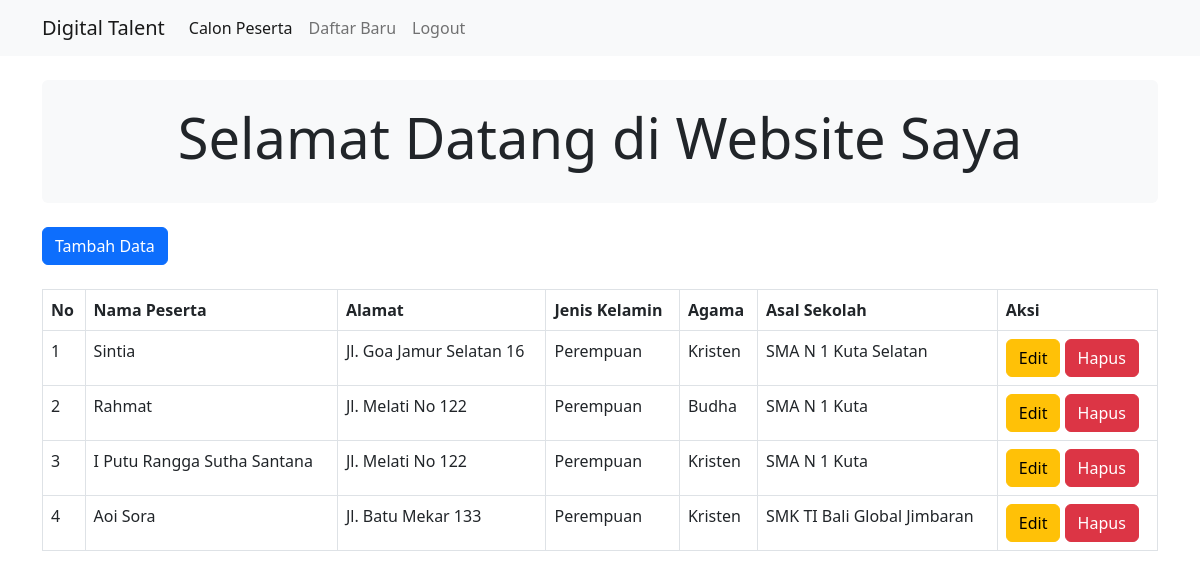
Screenshot of /index.php?page=peserta (signed in) with the database file from the repository.
### tables this page shows
CREATE TABLE `peserta` (
  `id` int(11) NOT NULL,
  `nama` varchar(255) NOT NULL,
  `alamat` varchar(255) NOT NULL,
  `jenkel` enum('Laki Laki','Perempuan') NOT NULL,
  `agama` enum('Hindu','Islam','Kristen','Budha') NOT NULL,
  `sekolah` varchar(255) NOT NULL
);

### halaman/peserta.php (the view, shortened to what this page needs)
<?php
   switch ($_GET["aksi"]) {
      default:
   ?>
<div class="container">
   <div class="mt-4 p-4 mb-4 bg-light rounded">
      <h1 class="display-4" style="text-align: center;">Selamat Datang di Website Saya</h1>
   </div>
   <div class="mb-4">
      <a href="index.php?page=peserta&aksi=tambah" class="btn btn-primary">Tambah Data</a>
   </div>
   <table class="table table-bordered">
      <thead>
         <tr>
            <th scope="col">No</th>
            <th scope="col">Nama Peserta</th>
            <th scope="col">Alamat</th>
            <th scope="col">Jenis Kelamin</th>
            <th scope="col">Agama</th>
            <th scope="col">Asal Sekolah</th>
            <th scope="col">Aksi</th>
         </tr>
      </thead>
      <tbody>
         <tr>
            <?php
            $query  = mysqli_query($koneksi, "SELECT * FROM peserta");
            $no = 1;
            while ($row = mysqli_fetch_array($query)) {
               echo "
                  <tr>
                     <td>" . $no . "</td>
                     <td>" . $row['nama'] . "</td>
                     <td>" . $row['alamat'] . "</td>
                     <td>" . $row['jenkel'] . "</td>
                     <td>" . $row['agama'] . "</td>
                     <td>" . $row['sekolah'] . "</td>
                     <td>
                        <a class='btn btn-warning' href='index.php?page=peserta&aksi=edit&id=" . $row['id'] . "'>Edit</a>
                        <a class='btn btn-danger' href='modules/peserta.php?aksi=hapus&id=" . $row['id'] . "'>Hapus</a>
                     </td>
                  </tr>
            ";
               $no++;
            }
            ?>
         </tr>
      </tbody>
   </table>
</div>
<?php
break;
?>
<?php
   }
?>

### index.php (shortened to what this page needs)
<!doctype html>
<html lang="en">
<head>
   <link href="https://cdn.jsdelivr.net/npm/bootstrap@5.2.0/dist/css/bootstrap.min.css" rel="stylesheet"
>
</head>
<body>
   <nav class="navbar navbar-expand-lg bg-light">
      <div class="container">
         <a class="navbar-brand" href="index.php">Digital Talent</a>
         <div class="collapse navbar-collapse" id="navbarSupportedContent">
            <ul class="navbar-nav me-auto mb-2 mb-lg-0">
               <li class="nav-item">
                  <a class="nav-link active" aria-current="page" href="index.php?page=peserta">Calon Peserta</a>
               </li>
               <li class="nav-item">
                  <a class="nav-link" href="index.php?page=peserta&aksi=tambah">Daftar Baru</a>
               </li>
               <li class="nav-item">
                  <a class="nav-link" href="logout.php">Logout</a>
               </li>
            </ul>
         </div>
      </div>
   </nav>
   <?php
    if (!empty($_GET["page"])) {
        include("halaman/" . $_GET['page'] . ".php");
    } else {
        include("halaman/dashboard.php");
    };
    ?>
</body>
</html>

### rows the page displays
peserta: nama "Sintia", alamat "Jl. Goa Jamur Selatan 16", jenkel "Perempuan", agama "Kristen", sekolah "SMA N 1 Kuta Selatan"
peserta: nama "Rahmat", alamat "Jl. Melati No 122", jenkel "Perempuan", agama "Budha", sekolah "SMA N 1 Kuta"
peserta: nama "I Putu Rangga Sutha Santana", alamat "Jl. Melati No 122", jenkel "Perempuan", agama "Kristen", sekolah "SMA N 1 Kuta"
peserta: nama "Aoi Sora", alamat "Jl. Batu Mekar 133", jenkel "Perempuan", agama "Kristen", sekolah "SMK TI Bali Global Jimbaran"
